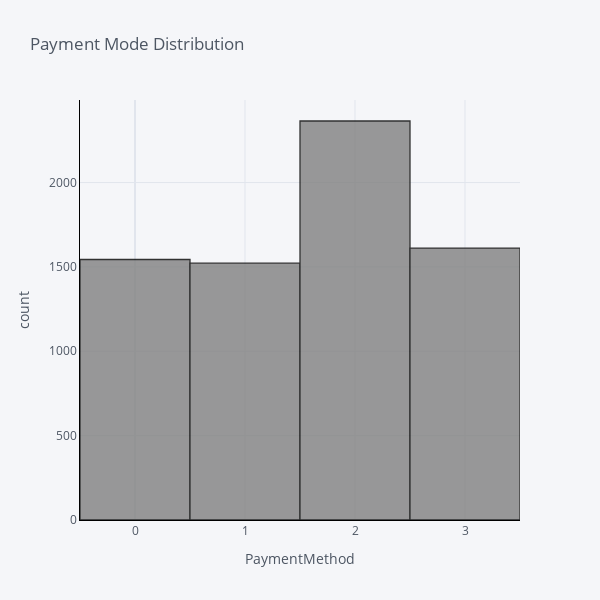

Notebook cell for this chart:
### Markdown cell above
## Distribution of Payment Method

### Code cell
cf.go_offline()
cf.set_config_file(offline = False, world_readable = True)
df['PaymentMethod'].iplot(kind='hist',
                          xTitle='PaymentMethod',
                          linecolor='black',
                          yTitle='count',
                          color='grey',
                          dimensions = (600,600),
                          title='Payment Mode Distribution')

### Figure 1 — Plotly figure (JSON) as saved in the notebook; plotly's stock layout.template omitted (floating-point values rounded to 4 significant figures; data arrays with more than 128 entries replaced by an {"elided": "..."} marker saying what was removed)
{"data": [{"histfunc": "count", "histnorm": "", "marker": {"color": "rgba(128, 128, 128, 1.0)", "line": {"color": "#000000", "width": 1.3}}, "name": "PaymentMethod", "opacity": 0.8, "orientation": "v", "type": "histogram", "x": {"elided": "7043 int values"}}], "layout": {"barmode": "overlay", "height": 600, "legend": {"bgcolor": "#F5F6F9", "font": {"color": "#4D5663"}}, "paper_bgcolor": "#F5F6F9", "plot_bgcolor": "#F5F6F9", "title": {"font": {"color": "#4D5663"}, "text": "Payment Mode Distribution"}, "width": 600, "xaxis": {"gridcolor": "#E1E5ED", "linecolor": "black", "showgrid": true, "tickfont": {"color": "#4D5663"}, "title": {"font": {"color": "#4D5663"}, "text": "PaymentMethod"}, "zerolinecolor": "#E1E5ED"}, "yaxis": {"gridcolor": "#E1E5ED", "linecolor": "black", "showgrid": true, "tickfont": {"color": "#4D5663"}, "title": {"font": {"color": "#4D5663"}, "text": "count"}, "zerolinecolor": "#E1E5ED"}}}
